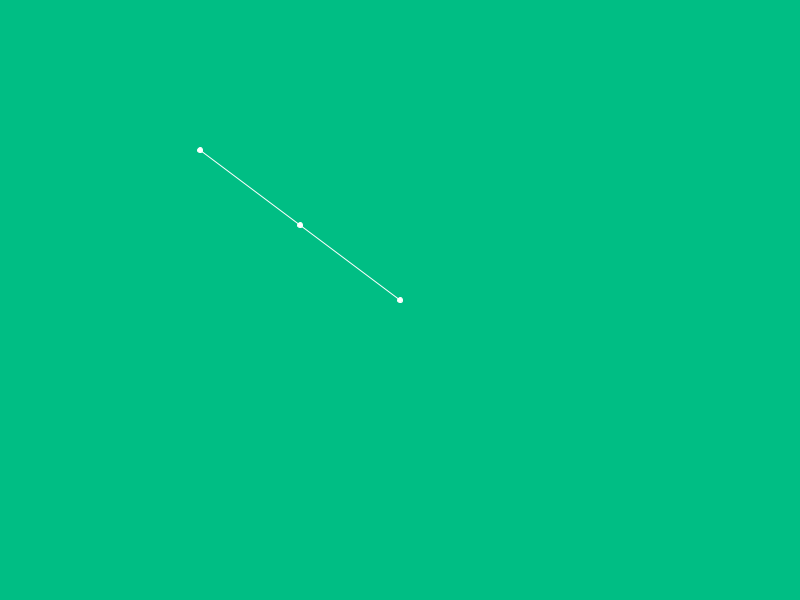
Frame 1 (no input)
Frame 60 (the mouse pressed at the canvas centre just before this capture): identical to frame 1, image omitted
Frame 120 (the mouse held since frame 60 and released just before this capture): blank canvas, image omitted

The Processing sketch that drew this single still picture (run headless with seeded random() and noise(); from frame 60 on, the mouse is pressed at the canvas centre):

// Processing sketch: mul
// ── mul.pde
/**
** Vectores - Suma y Resta.
** by #90ED Media Art Studio. 
*/

PVector initPos = new PVector();
void setup(){
  size(800,600);
  background(0,190,132);
  initPos.x = width/2;
  initPos.y = height/2;
  smooth();
  
}

void draw(){
  background(0,190,132);
 
  PVector mousePos = new PVector(mouseX,mouseY);
  
  //Realizamos la resta de los vectores.
  //Sus valores se modifican al realizar la operacion add();
  // Si antes eran x:500 e Y:500 ahora seran 500-(WIDTH/2) y500-(HEIGHT/2);
  mousePos.sub(initPos);
  mousePos.mult(0.5);
  stroke(255);
  pushMatrix();
    translate(initPos.x,initPos.y);
    ellipse(0,0,5,5);
    line(0,0,mousePos.x,mousePos.y);
     ellipse(mousePos.x,mousePos.y, 5,5);
    mousePos.div(2);
    ellipse(mousePos.x,mousePos.y, 5,5);
  popMatrix();
  
  
  
  
}
